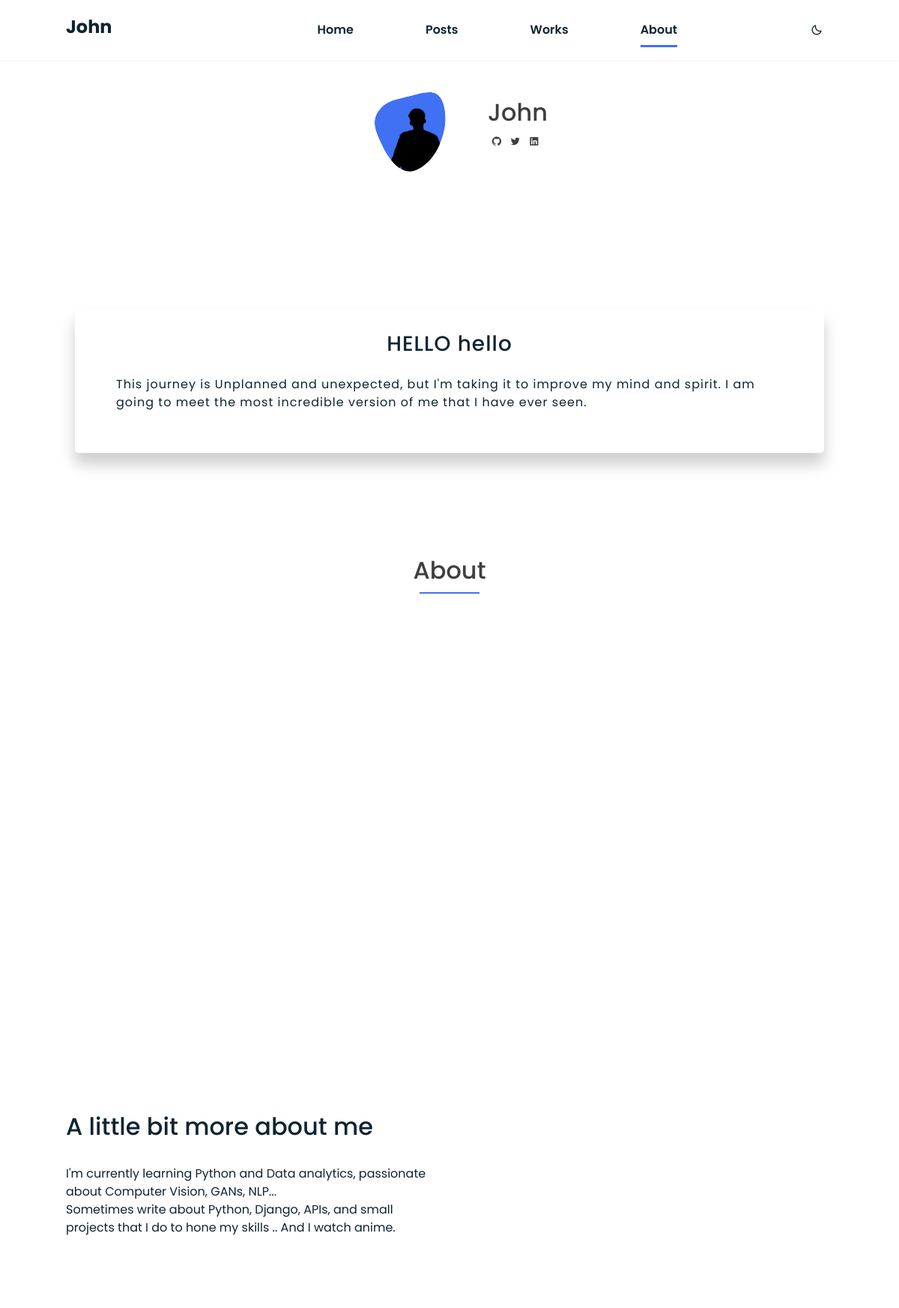
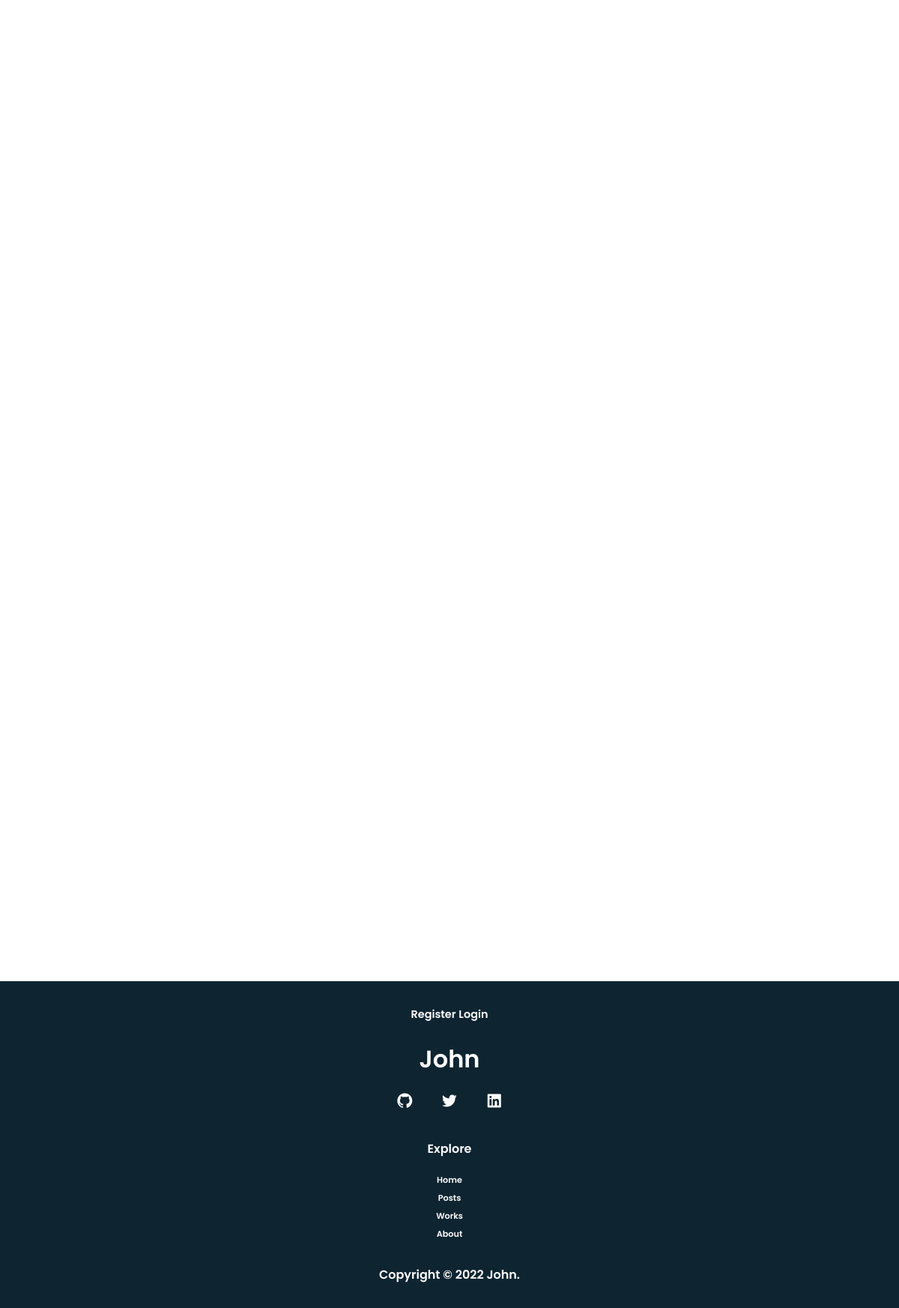
The page /about/ on the database its author committed (2 pictures, top to bottom).
### wulfi/models.py (models this page shows, shortened)
class Banner(models.Model):
    title = models.CharField(max_length=255, blank=True)
    greeting = models.CharField(max_length=255, blank=True)
    body = models.TextField()
    date_added = models.DateTimeField(auto_now=True)

class Profile(models.Model):
    user = models.OneToOneField(User, null=True, blank=True, on_delete=models.CASCADE)
    first_name = models.CharField(max_length=200, blank=True, null=True)
    last_name = models.CharField(max_length=200, blank=True, null=True)
    email = models.CharField(max_length=200)
    profile_pic = models.ImageField(null=True, blank=True, upload_to="profile")
    bio = models.TextField(null=True, blank=True)
    twitter = models.URLField(max_length=200,null=True, blank=True)
    profile_views = models.IntegerField(default=0, null=True, blank=True)
    updated = models.DateTimeField(auto_now=True)

### wulfi/views.py (the view, shortened to what this page needs)
# urls.py: path('about/', views.about, name='about'),
def about(request):
    profiles = Profile.objects.latest('updated')
    banner = Banner.objects.latest('date_added')
    context = {
        'profiles': profiles,
        'banner': banner,
    }
    return render(request, 'about.html', context)

### wulfi/templates/about.html (shortened to what this page needs)
{% extends "base.html" %} {% load static %} {% block title %} John: About {% endblock %} {% block nav %}
<li class="nav__item"><a href="{% url 'wulfi:home' %}" class="nav__link">Home</a></li>
<li class="nav__item"><a href="{% url 'wulfi:posts' %}" class="nav__link">Posts</a></li>
<li class="nav__item"><a href="{% url 'wulfi:projects' %}#project" class="nav__link">Works</a></li>
<li class="nav__item"><a href="{% url 'wulfi:about' %}" class="nav__link active">About</a></li>
{% endblock %}
{% block content %}
<section class="about section" id="about">
    <h2 class="section-title">About</h2>
    <div class="about__container bd-grid">
        <div>
            <div class="about__social">
            </div>
        </div>
    </div>
    <div class="about__container bd-grid">
        <div>
            <h2 class="more__about__subtitle">A little bit more about me</h2>
            <p class="about__text">{{ profiles.bio |linebreaks }}</p>
        </div>
        <div class="more__about__container">
        </div>
    </div>
</section>
<section class="contact section" id="contact">
    <div class="contact__container bd-grid">
        <div class="contact__info">
        </div>
        <form action="{% url 'wulfi:about' %}" method="post" class="contact__form">
        </form>
    </div>
</section>
{% endblock %}

### wulfi/templates/base.html (shortened to what this page needs)
{% load static %}
<!DOCTYPE html>
<html lang="en">
<head>
    <link href="https://cdn.jsdelivr.net/npm/bootstrap@5.1.3/dist/css/bootstrap.min.css" rel="stylesheet">
    <link href='https://unpkg.com/boxicons@2.1.1/css/boxicons.min.css' rel='stylesheet'>
    <link rel="stylesheet" href="{% static 'assets/css/styles.css' %}">
</head>
<body>
    <header class="l-header" id="header">
        <nav class="nav bd-grid">
            <div>
                <a href="{% url 'wulfi:home' %}" class="nav__logo"><h4><b>John</b></h4></a>
            </div>
            <div class="nav__menu" id="nav-menu">
                <ul class="nav__list">
                    {% block nav %} {% endblock %}
                </ul>
            </div>
            <div class="nav_btns">
                <i class="bx bx-moon" id="icon"></i>
            </div>
        </nav>
    </header>
    <main class="l-main">
        <section class="home section" id="home">
            <div class="home__container bd-grid">
                <div class="home__img">
                    <svg class="home_blob" viewBox="0 0 200 187" xmlns="http://www.w3.org/2000/svg" xmlns:xlink="http://www.w3.org/1999/xlink">
                            <mask id="mask0" mask-type="alpha">
                                <path class="blob_fill_color" d="M51,-67.9C62.9,-61.5,67.2,-42.4,67.5,-25.7C67.8,-8.9,64.1,5.4,58.9,18.4C53.6,31.4,46.8,43.2,36.7,53.2C26.6,63.2,13.3,71.6,0.9,70.3C-11.5,69.1,-23,58.4,-31.3,47.7C-39.5,37.1,-44.4,26.5,-49.5,15.1C-54.6,3.6,-59.9,-8.8,-58.4,-20.6C-56.8,-32.5,-48.4,-43.8,-37.5,-50.4C-26.7,-57.1,-13.3,-59.2,3.1,-63.4C19.5,-67.7,39.1,-74.2,51,-67.9Z" transform="translate(100 100)" />
                            </mask>
                            <g mask="url(#mask0)">
                                <path class="blob_fill_color" d="M51,-67.9C62.9,-61.5,67.2,-42.4,67.5,-25.7C67.8,-8.9,64.1,5.4,58.9,18.4C53.6,31.4,46.8,43.2,36.7,53.2C26.6,63.2,13.3,71.6,0.9,70.3C-11.5,69.1,-23,58.4,-31.3,47.7C-39.5,37.1,-44.4,26.5,-49.5,15.1C-54.6,3.6,-59.9,-8.8,-58.4,-20.6C-56.8,-32.5,-48.4,-43.8,-37.5,-50.4C-26.7,-57.1,-13.3,-59.2,3.1,-63.4C19.5,-67.7,39.1,-74.2,51,-67.9Z" transform="translate(100 100)" />
                                <a href="{% url 'wulfi:home' %}"><image class="about_blob-img" x="40" y="18" xlink:href="{% static 'assets/img/profile-pic.png' %}"/> </a>
                            </g>
                        </svg>
                </div>
                <div class="home_social_box">
                    <a href="{% url 'wulfi:home' %}">
                        <h2 class="home__subtitle">John</h2>
                    </a>
                    <div class="home__social">
                        <a href="https://github.com" target="_blank" class="home__social-icon"><i class='bx bxl-github'></i></a>
                        <a href="{{ profiles.twitter }}" target="_blank" class="home__social-icon"><i class='bx bxl-twitter' ></i></a>
                        <a href="https://www.linkedin.com/" target="_blank" class="home__social-icon"><i class='bx bxl-linkedin-square'></i></a>
                    </div>
                </div>
            </div>
        </section>
        <section class="section">
            <div class="Box">
                <div class="Inner_Box">
                    <h1 class="bannergreeting">{{ banner.greeting }}</h1>
                    <p class="bannerbody">{{ banner.body }} </p>
                </div>
            </div>
        </section>
        {% block content %} {% endblock %}
    </main>
    <footer class="footer">
        <div class="footer__login_box">
            {% if request.user.is_authenticated %}
            <p>Hello, {{request.user}}</p>
            <a href="{% url 'accounts:logout' %}" class="login_link">Logout</a> {% else %}
            <a href="{% url 'accounts:register' %}" class="login_link">Register</a>
            <a href="{% url 'accounts:login' %}" class="login_link">Login</a>{% endif %}
        </div>
        <p class="footer__title">John</p>
        <div class="footer__social">
            <a href="https://github.com" target="_blank" class="footer__icon"><i class='bx bxl-github'></i></a>
            <a href="#" target="_blank" class="footer__icon"><i class='bx bxl-twitter' ></i></a>
            <a href="https://www.linkedin.com" target="_blank" class="footer__icon"><i class='bx bxl-linkedin-square'></i></a>
        </div>
        <div class="footer__data">
            <p class="footer__explore">Explore</p>
            <ul>
                <li><a href="{% url 'wulfi:home' %}" class="footer__link">Home</a></li>
                <li><a href="{% url 'wulfi:posts' %}" class="footer__link">Posts</a></li>
                <li><a href="{% url 'wulfi:projects' %}#project" class="footer__link">Works</a></li>
                <li><a href="{% url 'wulfi:about' %}" class="footer__link">About</a></li>
            </ul>
        </div>
        <p class="footer_copy_right">Copyright &#169; 2022 John. </p>
    </footer>
</body>
</html>

### rows shown on the page
Banner: greeting "HELLO hello", body "This journey is Unplanned and unexpected, but I'm taking it to improve my mind and spirit. I am going to meet the most incredible version of me that I have ever seen."
Profile: bio "I'm currently learning Python and Data analytics, passionate about Computer Vision, GANs, NLP... Sometimes write about Python, Django, APIs, and small projects that I do to hone my skills .. And I watch anime."
